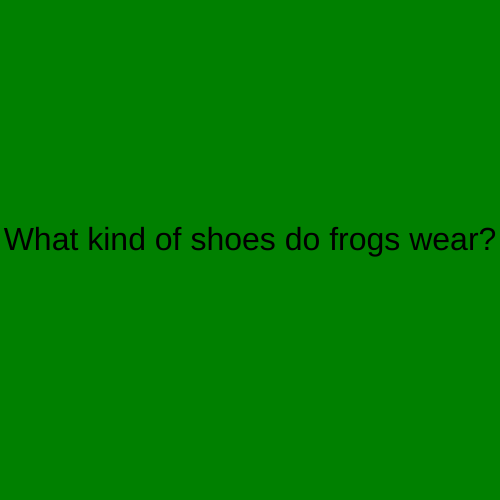
Frame 1 (no input)
Frame 60 (no input): identical to frame 1, image omitted
Frame 120 (the mouse pressed at the canvas centre since frame 60): identical to frame 1, image omitted

The p5.js sketch that drew this single still picture (run headless with seeded random() and noise() and a simulated clock; from frame 60 on, the mouse is pressed at the canvas centre):

// p5.js sketch
// ── sketch.js
let timer = 0;
let state = 0;

function setup() {
  createCanvas(500, 500);
  textSize(32);
  textAlign(CENTER);
  rectMode(CENTER);
}
  function draw() {

    switch (state) {

      case 0:
        background('green');
        text("What kind of shoes do frogs wear?", 250, 250);
        timer = timer + 1;
        if (timer > 5 * 60) {
          state = 1;
          timer = 0;
        }


        break;

      case 1:
        background('yellow');
        text("Open toed.", 250, 250);
        break;

    }

  }
